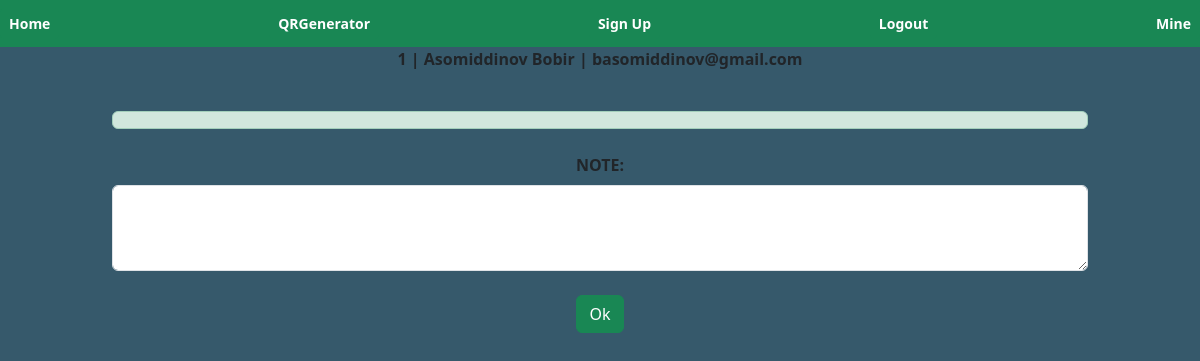
/notes (signed in), run on an earlier commit of the app's database.
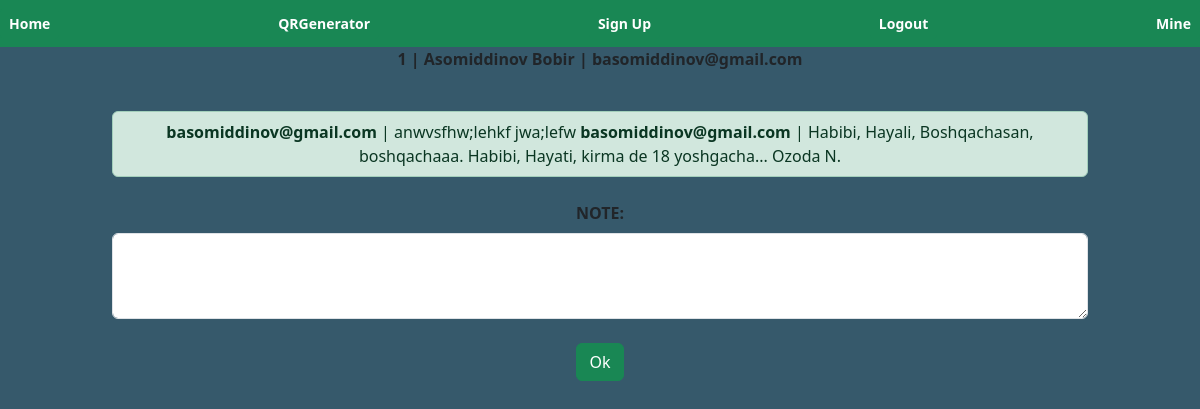
And on a later commit of the database.
### forms.py (models this page shows)
class User(db.Model, UserMixin):
    id = db.Column(db.Integer, primary_key=True)
    email = db.Column(db.String(250), unique=True)
    password = db.Column(db.String(150))
    fullname = db.Column(db.String(250))
    comment = db.Column(db.String(250))
    notes = db.relationship("Note")

class Note(db.Model):
    id = db.Column(db.Integer, primary_key=True)
    data = db.Column(db.String(10000))
    date = db.Column(db.DateTime(timezone=True), default=func.now())
    user_id = db.Column(db.Integer, db.ForeignKey("user.id"))

### routes.py (the view, shortened to what this page needs)
@app.route("/notes", methods=["GET", "POST"])
def notes():
    return render_template("notes.html", user=current_user)

### __init__.py (called while the page is built)
def create_app():
    app = Flask(__name__)
    dir_path = os.path.dirname(os.path.realpath(__file__))
    app.config.update(UPLOAD_PATH=os.path.join(dir_path, "static"))
    app.config["SECRET_KEY"] = 'bluiylvkjg udyitfiuyfghjg'
    app.config["SQLALCHEMY_DATABASE_URI"] = "sqlite:///clients.sqlite3"
    app.config["SQLALCHEMY_TRACK_MODIFICATIONS"] = True
    app.app_context().push()
    db.init_app(app)
    migrate = Migrate(app, db)
    create_database(app)
    login_manager = LoginManager(app)
    login_manager.login_view = "login"
    login_manager.init_app(app)
    from forms import User
    @login_manager.user_loader
    def load_user(id):
        return User.query.get(int(id))
    return app

### templates/notes.html (shortened to what this page needs)
{% extends 'layout.html' %}
{% block content %}
<div class="col-10 container-md text-center">
    <ul class="list-group">
        <li class="list-group-item list-group-item-success">
            {% for note in user.notes %}
            <b>{{ user.email }}</b> | {{ note.data }}
            {% endfor %}
        </li>
    </ul>
</div>
<form method="post">
    <div class="col-10 container-md text-center">
        <label for="note" class="form-label"><b>NOTE:</b></label>
        <textarea class="form-control" name="note" id="note" rows="3"></textarea><br>
        <button type="submit" class="btn btn-success">Ok</button>
    </div>
</form>
{% endblock %}

### templates/layout.html (shortened to what this page needs)
<head>
    <link href="https://cdn.jsdelivr.net/npm/bootstrap@5.3.0-alpha1/dist/css/bootstrap.min.css" rel="stylesheet"
>
</head>
<body>
    {% if user.is_authenticated %}
    <nav class="navbar bg-success" class="container-fluid justify-content-center">
        <a href="/index">
            <button class="btn btn-sm btn-success" type="button"><b>Home</b></button>
        </a>
        <a href="/generator">
            <button class="btn btn-sm btn-success" type="button"><b>QRGenerator</b></button>
        </a>
        <a href="/sign_up">
            <button class="btn btn-sm btn-success" type="button"><b>Sign Up</b></button>
        </a>
        <a href="/logout">
            <button class="btn btn-sm btn-success" type="button"><b>Logout</b></button>
        </a>
        <a href="/mine">
            <button class="btn btn-sm btn-success" type="button"><b>Mine</b></button>
        </a>
    </nav>
    <p><b>{{ user.id }} | {{ user.fullname}} | {{ user.email }}</b></p>
    {% endif %}
</body>
{% block content %}
{% endblock %}

### templates/layout.html (style rules this page uses)
body { background-color: rgb(54, 89, 107); }
p { text-align: center; }

What changed in the data, as far as the page shows it:
added Note: {{ user.email }} "basomiddinov@gmail.com", data "anwvsfhw;lehkf jwa;lefw"
added Note: {{ user.email }} "basomiddinov@gmail.com", data "Habibi, Hayali, Boshqachasan, boshqachaaa. Habibi, Hayati, kirma de 18 yoshgacha... Ozoda N."
